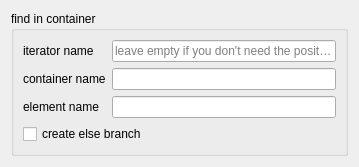
<?xml version="1.0" encoding="UTF-8"?>
<ui version="4.0">
 <class>FindInContainer</class>
 <widget class="QWidget" name="FindInContainer">
  <property name="geometry">
   <rect>
    <x>0</x>
    <y>0</y>
    <width>359</width>
    <height>149</height>
   </rect>
  </property>
  <property name="windowTitle">
   <string>Form</string>
  </property>
  <layout class="QGridLayout" name="gridLayout_2">
   <item row="0" column="0">
    <widget class="QGroupBox" name="groupBox_2">
     <property name="title">
      <string>find in container</string>
     </property>
     <layout class="QGridLayout" name="gridLayout">
      <item row="0" column="1">
       <widget class="QLineEdit" name="lineEditIterator">
        <property name="text">
         <string/>
        </property>
        <property name="placeholderText">
         <string>leave empty if you don't need the position</string>
        </property>
       </widget>
      </item>
      <item row="1" column="0">
       <widget class="QLabel" name="label_2">
        <property name="text">
         <string>container name</string>
        </property>
       </widget>
      </item>
      <item row="0" column="0">
       <widget class="QLabel" name="label">
        <property name="text">
         <string>iterator name</string>
        </property>
       </widget>
      </item>
      <item row="2" column="0">
       <widget class="QLabel" name="label_5">
        <property name="text">
         <string>element name</string>
        </property>
       </widget>
      </item>
      <item row="2" column="1">
       <widget class="QLineEdit" name="lineEditElement"/>
      </item>
      <item row="1" column="1">
       <widget class="QLineEdit" name="lineEditContainer"/>
      </item>
      <item row="3" column="0" colspan="2">
       <widget class="QCheckBox" name="checkBoxCreateElseBranch">
        <property name="text">
         <string>create else branch</string>
        </property>
       </widget>
      </item>
     </layout>
    </widget>
   </item>
  </layout>
 </widget>
 <tabstops>
  <tabstop>lineEditIterator</tabstop>
  <tabstop>lineEditContainer</tabstop>
  <tabstop>lineEditElement</tabstop>
 </tabstops>
 <resources/>
 <connections/>
</ui>
